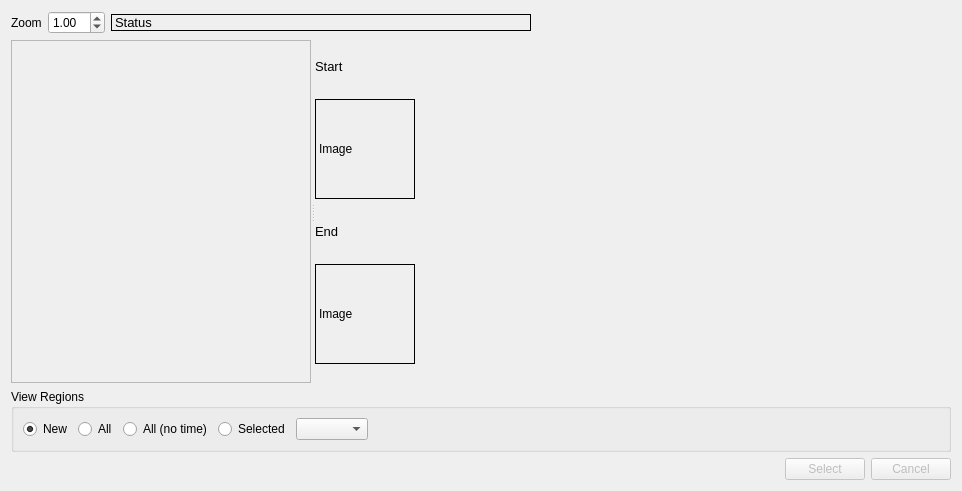
<?xml version="1.0" encoding="UTF-8"?>
<ui version="4.0">
 <class>RegionSelectionWidget</class>
 <widget class="QWidget" name="RegionSelectionWidget">
  <property name="geometry">
   <rect>
    <x>0</x>
    <y>0</y>
    <width>962</width>
    <height>491</height>
   </rect>
  </property>
  <property name="windowTitle">
   <string>RegionSelectionWidget</string>
  </property>
  <layout class="QVBoxLayout" name="verticalLayout_4">
   <item>
    <layout class="QHBoxLayout" name="horizontalLayout_2">
     <item>
      <widget class="QLabel" name="label_2">
       <property name="text">
        <string>Zoom</string>
       </property>
      </widget>
     </item>
     <item>
      <widget class="QDoubleSpinBox" name="_zoomSpinBox">
       <property name="enabled">
        <bool>true</bool>
       </property>
       <property name="decimals">
        <number>2</number>
       </property>
       <property name="minimum">
        <double>0.100000000000000</double>
       </property>
       <property name="maximum">
        <double>10.000000000000000</double>
       </property>
       <property name="singleStep">
        <double>0.100000000000000</double>
       </property>
       <property name="value">
        <double>1.000000000000000</double>
       </property>
      </widget>
     </item>
     <item>
      <widget class="QLabel" name="_timeStatusLabel">
       <property name="sizePolicy">
        <sizepolicy hsizetype="Expanding" vsizetype="Fixed">
         <horstretch>0</horstretch>
         <verstretch>0</verstretch>
        </sizepolicy>
       </property>
       <property name="sizeIncrement">
        <size>
         <width>3</width>
         <height>0</height>
        </size>
       </property>
       <property name="baseSize">
        <size>
         <width>3</width>
         <height>0</height>
        </size>
       </property>
       <property name="font">
        <font>
         <pointsize>10</pointsize>
        </font>
       </property>
       <property name="frameShape">
        <enum>QFrame::Box</enum>
       </property>
       <property name="text">
        <string>Status</string>
       </property>
      </widget>
     </item>
     <item>
      <spacer name="horizontalSpacer_2">
       <property name="orientation">
        <enum>Qt::Horizontal</enum>
       </property>
       <property name="sizeHint" stdset="0">
        <size>
         <width>40</width>
         <height>20</height>
        </size>
       </property>
      </spacer>
     </item>
    </layout>
   </item>
   <item>
    <widget class="QSplitter" name="splitter">
     <property name="orientation">
      <enum>Qt::Horizontal</enum>
     </property>
     <widget class="QScrollArea" name="_scrollArea">
      <property name="minimumSize">
       <size>
        <width>300</width>
        <height>300</height>
       </size>
      </property>
      <property name="widgetResizable">
       <bool>true</bool>
      </property>
      <widget class="QWidget" name="scrollAreaWidgetContents">
       <property name="geometry">
        <rect>
         <x>0</x>
         <y>0</y>
         <width>298</width>
         <height>298</height>
        </rect>
       </property>
      </widget>
     </widget>
     <widget class="QWidget" name="layoutWidget">
      <layout class="QVBoxLayout" name="verticalLayout">
       <item>
        <widget class="QLabel" name="_startLabel">
         <property name="sizePolicy">
          <sizepolicy hsizetype="Expanding" vsizetype="Fixed">
           <horstretch>0</horstretch>
           <verstretch>0</verstretch>
          </sizepolicy>
         </property>
         <property name="font">
          <font>
           <pointsize>10</pointsize>
          </font>
         </property>
         <property name="text">
          <string>Start</string>
         </property>
        </widget>
       </item>
       <item>
        <widget class="QLabel" name="_startImageLabel">
         <property name="sizePolicy">
          <sizepolicy hsizetype="Fixed" vsizetype="Fixed">
           <horstretch>0</horstretch>
           <verstretch>0</verstretch>
          </sizepolicy>
         </property>
         <property name="minimumSize">
          <size>
           <width>100</width>
           <height>100</height>
          </size>
         </property>
         <property name="frameShape">
          <enum>QFrame::Box</enum>
         </property>
         <property name="text">
          <string>Image</string>
         </property>
        </widget>
       </item>
       <item>
        <widget class="QLabel" name="_endLabel">
         <property name="sizePolicy">
          <sizepolicy hsizetype="Expanding" vsizetype="Fixed">
           <horstretch>0</horstretch>
           <verstretch>0</verstretch>
          </sizepolicy>
         </property>
         <property name="font">
          <font>
           <pointsize>10</pointsize>
          </font>
         </property>
         <property name="text">
          <string>End</string>
         </property>
        </widget>
       </item>
       <item>
        <widget class="QLabel" name="_endImageLabel">
         <property name="sizePolicy">
          <sizepolicy hsizetype="Fixed" vsizetype="Fixed">
           <horstretch>0</horstretch>
           <verstretch>0</verstretch>
          </sizepolicy>
         </property>
         <property name="minimumSize">
          <size>
           <width>100</width>
           <height>100</height>
          </size>
         </property>
         <property name="frameShape">
          <enum>QFrame::Box</enum>
         </property>
         <property name="text">
          <string>Image</string>
         </property>
        </widget>
       </item>
      </layout>
     </widget>
    </widget>
   </item>
   <item>
    <widget class="QGroupBox" name="_regionsGroupBox">
     <property name="sizePolicy">
      <sizepolicy hsizetype="Preferred" vsizetype="Fixed">
       <horstretch>0</horstretch>
       <verstretch>0</verstretch>
      </sizepolicy>
     </property>
     <property name="title">
      <string>View Regions</string>
     </property>
     <layout class="QVBoxLayout" name="verticalLayout_3">
      <item>
       <layout class="QHBoxLayout" name="horizontalLayout_3">
        <item>
         <widget class="QRadioButton" name="_newButton">
          <property name="text">
           <string>New</string>
          </property>
          <property name="checked">
           <bool>true</bool>
          </property>
          <attribute name="buttonGroup">
           <string notr="true">_regionsButtonGroup</string>
          </attribute>
         </widget>
        </item>
        <item>
         <widget class="QRadioButton" name="_allButton">
          <property name="text">
           <string>All</string>
          </property>
          <attribute name="buttonGroup">
           <string notr="true">_regionsButtonGroup</string>
          </attribute>
         </widget>
        </item>
        <item>
         <widget class="QRadioButton" name="_allNoTimeButton">
          <property name="text">
           <string>All (no time)</string>
          </property>
          <attribute name="buttonGroup">
           <string notr="true">_regionsButtonGroup</string>
          </attribute>
         </widget>
        </item>
        <item>
         <widget class="QRadioButton" name="_selectedButton">
          <property name="text">
           <string>Selected</string>
          </property>
          <attribute name="buttonGroup">
           <string notr="true">_regionsButtonGroup</string>
          </attribute>
         </widget>
        </item>
        <item>
         <widget class="QComboBox" name="_regionComboBox"/>
        </item>
        <item>
         <spacer name="horizontalSpacer_3">
          <property name="orientation">
           <enum>Qt::Horizontal</enum>
          </property>
          <property name="sizeHint" stdset="0">
           <size>
            <width>40</width>
            <height>20</height>
           </size>
          </property>
         </spacer>
        </item>
       </layout>
      </item>
     </layout>
    </widget>
   </item>
   <item>
    <layout class="QHBoxLayout" name="horizontalLayout">
     <item>
      <widget class="VideoControlWidget" name="_videoControls" native="true"/>
     </item>
     <item>
      <spacer name="horizontalSpacer">
       <property name="orientation">
        <enum>Qt::Horizontal</enum>
       </property>
       <property name="sizeHint" stdset="0">
        <size>
         <width>40</width>
         <height>20</height>
        </size>
       </property>
      </spacer>
     </item>
     <item>
      <widget class="QPushButton" name="_selectButton">
       <property name="enabled">
        <bool>false</bool>
       </property>
       <property name="text">
        <string>Select</string>
       </property>
      </widget>
     </item>
     <item>
      <widget class="QPushButton" name="_cancelButton">
       <property name="enabled">
        <bool>false</bool>
       </property>
       <property name="text">
        <string>Cancel</string>
       </property>
      </widget>
     </item>
    </layout>
   </item>
  </layout>
 </widget>
 <customwidgets>
  <customwidget>
   <class>VideoControlWidget</class>
   <extends>QWidget</extends>
   <header>cgt.gui.videocontrolwidget</header>
   <container>1</container>
  </customwidget>
 </customwidgets>
 <resources/>
 <connections>
  <connection>
   <sender>_zoomSpinBox</sender>
   <signal>valueChanged(double)</signal>
   <receiver>RegionSelectionWidget</receiver>
   <slot>zoom_changed()</slot>
   <hints>
    <hint type="sourcelabel">
     <x>97</x>
     <y>26</y>
    </hint>
    <hint type="destinationlabel">
     <x>480</x>
     <y>245</y>
    </hint>
   </hints>
  </connection>
  <connection>
   <sender>_selectButton</sender>
   <signal>clicked()</signal>
   <receiver>RegionSelectionWidget</receiver>
   <slot>select_region()</slot>
   <hints>
    <hint type="sourcelabel">
     <x>770</x>
     <y>459</y>
    </hint>
    <hint type="destinationlabel">
     <x>480</x>
     <y>245</y>
    </hint>
   </hints>
  </connection>
  <connection>
   <sender>_regionsButtonGroup</sender>
   <signal>buttonToggled(int,bool)</signal>
   <receiver>RegionSelectionWidget</receiver>
   <slot>region_display_mode()</slot>
   <hints>
    <hint type="sourcelabel">
     <x>-1</x>
     <y>-1</y>
    </hint>
    <hint type="destinationlabel">
     <x>480</x>
     <y>245</y>
    </hint>
   </hints>
  </connection>
  <connection>
   <sender>_regionComboBox</sender>
   <signal>currentIndexChanged(int)</signal>
   <receiver>RegionSelectionWidget</receiver>
   <slot>region_combobox_changed()</slot>
   <hints>
    <hint type="sourcelabel">
     <x>439</x>
     <y>405</y>
    </hint>
    <hint type="destinationlabel">
     <x>480</x>
     <y>245</y>
    </hint>
   </hints>
  </connection>
  <connection>
   <sender>_cancelButton</sender>
   <signal>clicked()</signal>
   <receiver>RegionSelectionWidget</receiver>
   <slot>reset_enter_region()</slot>
   <hints>
    <hint type="sourcelabel">
     <x>891</x>
     <y>459</y>
    </hint>
    <hint type="destinationlabel">
     <x>480</x>
     <y>245</y>
    </hint>
   </hints>
  </connection>
 </connections>
 <buttongroups>
  <buttongroup name="_regionsButtonGroup"/>
 </buttongroups>
</ui>
